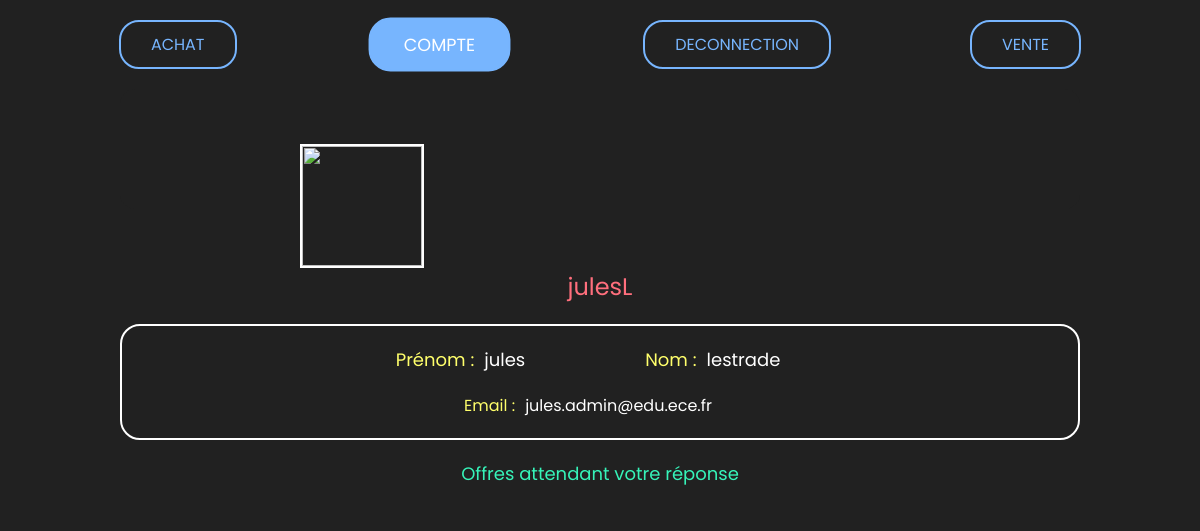
The app's page /pages/profils/MonProfilVendeur.php (signed in) with its own data.
### tables this page shows
CREATE TABLE `identification` (
  `ID` int(11) NOT NULL,
  `email` varchar(60) DEFAULT NULL,
  `pseudo` varchar(30) DEFAULT NULL,
  `password` varchar(30) DEFAULT NULL,
  `nom` varchar(30) DEFAULT NULL,
  `prenom` varchar(30) DEFAULT NULL
);

### pages/profils/MonProfilVendeur.php (the view, shortened to what this page needs)
<?php
    $database = "piscine";
    $db_handle = mysqli_connect('localhost', 'root', '');
    $db_found = mysqli_select_db($db_handle, $database);
    $pseudo = $_SESSION['pseudo'];
    if ($db_found) {
        $sql = "SELECT * FROM identification WHERE pseudo LIKE '%$pseudo%'";
        $result = mysqli_query($db_handle, $sql);
        while ($data = mysqli_fetch_assoc($result)){
            $email = $data["email"];
            $nom = $data["nom"];
            $prenom = $data["prenom"];
        }
    }
?>
<html>
    <head>
        <link rel='stylesheet' type='text/css' media='screen' href='MonProfilVendeur.css'>
    </head>
    <body>
    <div class="nav-barre">
            <ul>
                <a href="../Achat/Achat-menu.php"><li>ACHAT</li></a>
                <li class="actif">COMPTE</li>
                <a href="../connection/deconnection.php"><li>DECONNECTION</li></a>
                <a href="../vente/Vendre.php"><li>VENTE</li></a>
            </ul>
    </div>
    <div class="container">
        <div class="imgFond">
            <div class="imgProfil">
                <img src="<?php echo $nomAvatar;?>">
            </div>
        </div>
        <div class="pseudo">
            <p class="rose"><?php echo $pseudo;?></p>
        </div>
        <div class="infoVendeur">
            <div class="nomPrenomEmail">
                <p class="vert">Prénom :</p><p class="blanc"><?php echo $prenom;?></p>
                <p class="vert">Nom :</p><p class="blanc"><?php echo $nom;?></p>
            </div>
            <div class="email">
                <p class="vert">Email :</p><p class="blanc"><?php echo $email;?></p>
            </div>
        </div>
        <?php
            echo '<p class="verte">Offres attendant votre réponse</p>';
        ?>
    </div>
    </body>
</html>

### pages/profils/MonProfilVendeur.css (style rules this page uses)
:root { --primary: #212121; --secondary: #757575; --vert: #36F4B9; --bleu: #77B5FE; --bleuFonce: #2E006C; --rose: #FF6F7D; --jaune: #FFFF6B; --blanc: #FFFFFF; }
* { margin:0; padding:0; box-sizing:border-box; outline:none; text-decoration: none; font-family: 'Poppins', sans-serif; background-color: var(--primary); }
.infoVendeur { margin-top:20px; display: flex; flex-direction: column; width: 80vw; align-items: center; justify-content: center; border: solid 2px var(--blanc); border-radius: 20px; }
.email { margin-top:20px; margin-bottom:20px; display: flex; flex-direction: row; justify-content: center; align-items: center; }
.nav-barre ul { display: flex; justify-content: space-evenly; align-items: center; }
.nav-barre li { color: var(--bleu); padding: 10px 30px; margin: 20px; display: flex; border: 2px solid var(--bleu); border-radius: 20px; transition: 0.3s ease-in-out; }
.nav-barre .actif { color: var(--blanc); background-color: var(--bleu); transform: scale(1.1); }
.container { display: flex; flex-direction: column; align-items: center; justify-content: center; color:var(--blanc); }
.imgFond { width: 80vw; height: 15vh; border-radius: 15px; overflow: hidden; }
.imgProfil { position: absolute; top:18vh; left:25vw; border: solid 2px white; }
.imgProfil img { width:15vh; height: auto; }
.pseudo { margin-top: 60px; }
.pseudo .rose { color:var(--rose); font-size: x-large; }
.nomPrenomEmail { margin-top: 20px; width: 70vw; display: flex; flex-direction:row; font-size: large; align-items: center; justify-content: center; }
.vert { color:var(--jaune); margin-left: 4vw; }
.verte { margin-top:20px; color:var(--vert); font-size: large; }
.blanc { color:var(--blanc); margin-right:6vw; padding-left:10px; }

### records on screen
identification: prenom "jules", nom "lestrade", email "jules.admin@edu.ece.fr"

### other values on screen
$pseudo "julesL"
